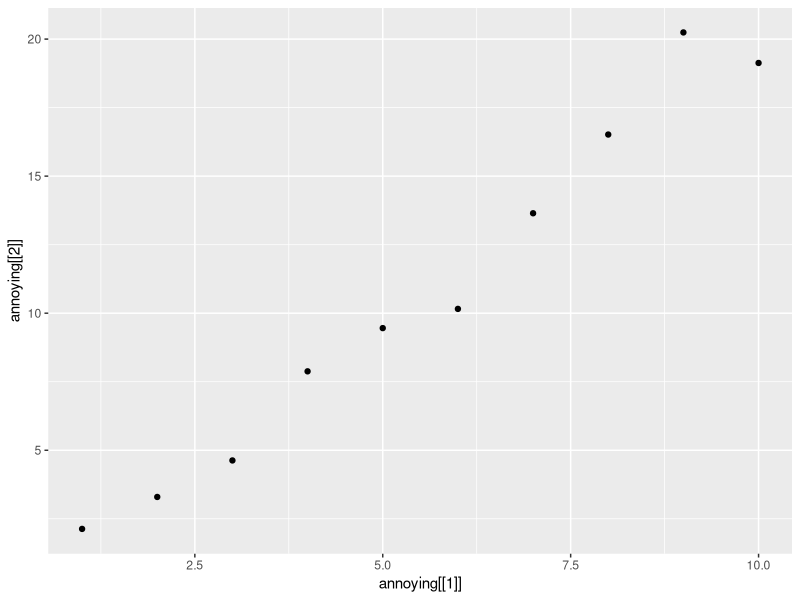

The R script that drew this image:
library(tidyverse)

#Exercise 1

diamonds # Mentions that it is a tibble.
iris # It does not mention anything
class(iris)
class(diamonds)
# Exercise 2

df <- data.frame(abc =1, xyz = "a")
df$x
df[, "xyz"]
df[, c("abc","xyz")]
# We can see that the above is very leisurely and not strict at all in its use
df2 <- tibble(abc = 1, xyz = "a")
df2$x #doesn't run now.
df2$xyz # Works now
df2[, "xyz"] # Works correctly
df2[, c("abc", "xyz")] #Also Works

# Exercise 3
df3 <- tibble(df4 = "mpg")
var <- "df4"
# We could use this
df3[[var]] # Not df3$var


# Exercise 4

annoying <- tibble(
  `1` = 1:10,
  `2` = `1` * 2 + rnorm(length(`1`))
)

annoying[[1]] # a
annoying$`1`
ggplot(data = annoying, mapping = aes(annoying[[1]], annoying[[2]])) +
  geom_point() #b

annoying <- tibble(
  `1` = annoying[[1]],
  `2` = annoying[[2]],
  `3` = annoying[[2]] / annoying[[1]]
) # c
annoying

annoying <- tibble(
  one = annoying$`1`,
  two = annoying$`2`,
  three = annoying$`3`
) # d

# Exercise 5 : enframe() converts named atomic vectors or lists to one- or two-column data frames.
# For a list, the result will be a nested tibble with a column of type list.
# For unnamed vectors, the natural sequence is used as name column.
typeof(enframe(1:5, name = "test"))
typeof(deframe(enframe(1:5, name = "test")))

# Exercise 6 max_extra_cols: 	Number of extra columns to print abbreviated information for,
# if the width is too small for the entire tibble. If NULL, the max_extra_cols option is used.
# The previously defined n_extra argument is soft-deprecated.
